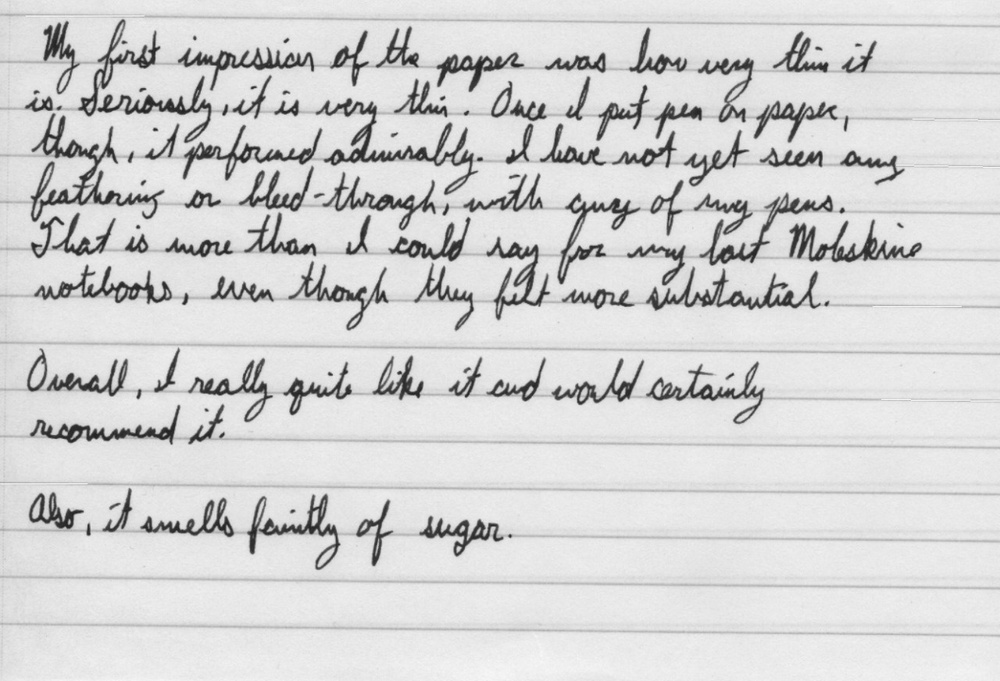
#> input picture ruled_img.jpg, 1000 x 681 px, shrunk from 1280 x 872 before the run, found by its file name
$ python file1.py ruled_img.jpg
#> lines starting #> are read from the running program, lines starting #| are printed output that depends on the picture; after the words box and inside, x2 and y2 are one past the last pixel; in counts of white or black regions, pixels touching at a corner belong together
img=r"C:\Users\Admin\Desktop\ruled_to_unruled\ruled_img.jpg"
import cv2 as cv
import numpy as np
src = cv.imread(img, cv.IMREAD_COLOR)
#> src is the input picture: shape (681, 1000, 3); min 29, max 248, mean 212.1
    # Check if image is loaded fine
if src is None:
    print ('Error opening image: ' + argv[0])
cv.imshow("Ruled", src)
gray = cv.cvtColor(src, cv.COLOR_BGR2GRAY)#rgb to colour image
#cv.imshow("src1", gray)
gray = cv.bitwise_not(gray)#bit reverse(1->0,0->1)
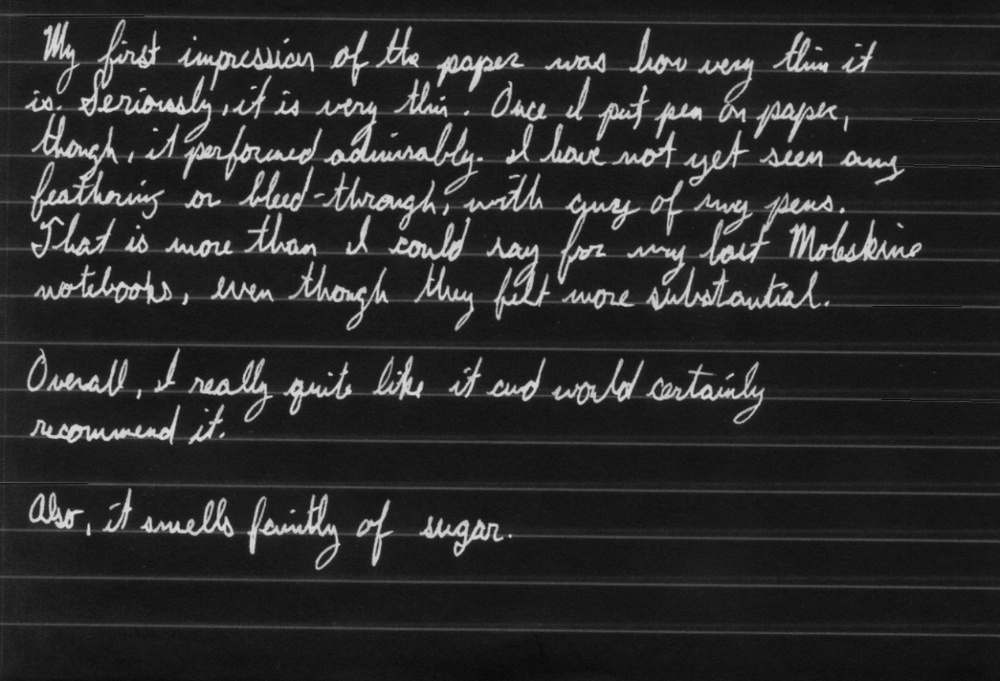
#> gray: shape (681, 1000); min 7, max 226, mean 42.9
#cv.imshow('bw',gray)
bw =cv.threshold(gray, 0, 255, cv.THRESH_BINARY_INV + cv.THRESH_OTSU)[1]
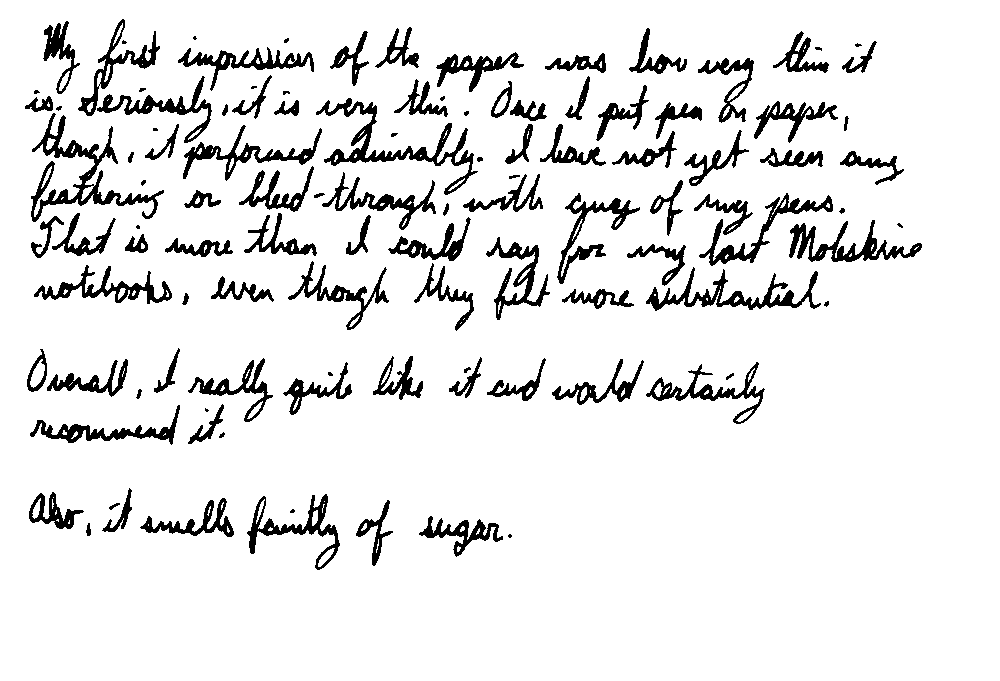
#> bw: shape (681, 1000); 90.9% white; 111 black regions (17 under 20 px), largest, box (x1, y1, x2, y2) and area: (31, 113, 164, 222) 2816, (316, 98, 478, 195) 2502, (646, 267, 821, 311) 1940
#cv.imshow("bw",bw)
horizontal = np.copy(bw)
cols = horizontal.shape[1]
#> cols = 1000
horizontal_size = cols // 50
#> horizontal_size = 20
horizontals = cv.getStructuringElement(cv.MORPH_RECT, (horizontal_size, 1))
#structural elements
detected_lines = cv.morphologyEx(bw, cv.MORPH_OPEN, horizontals, iterations=2)
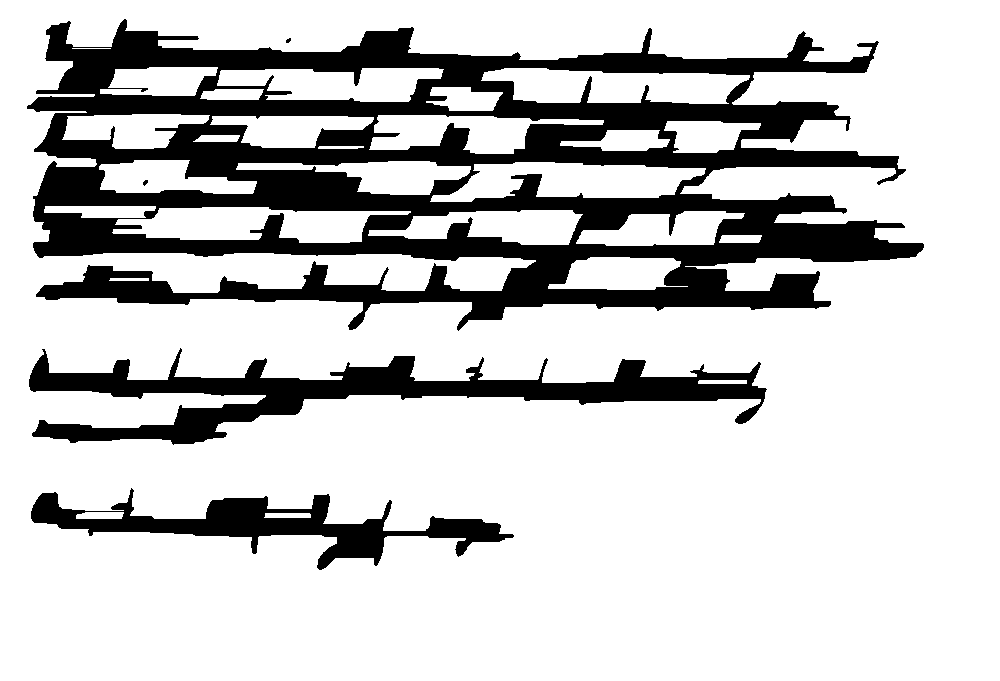
#> detected_lines: shape (681, 1000); 78.5% white; 5 black regions (1 under 20 px)
cnts = cv.findContours(detected_lines, cv.RETR_EXTERNAL, cv.CHAIN_APPROX_SIMPLE)
#> cnts = 1 contour; box (x1, y1, x2, y2) and area: (0, 0, 1000, 681) 679320
cnts = cnts[0] if len(cnts) == 2 else cnts[1]
#> cnts = [[[0, 0], [0, 680], [999, 680], [999, 0]]]
for c in cnts:
    cv.drawContours(bw, [c], -1, (0,0,0), 2)
#> this loop made 1 pass
#> c on pass 1: [[0, 0], [0, 680], [999, 680], [999, 0]]
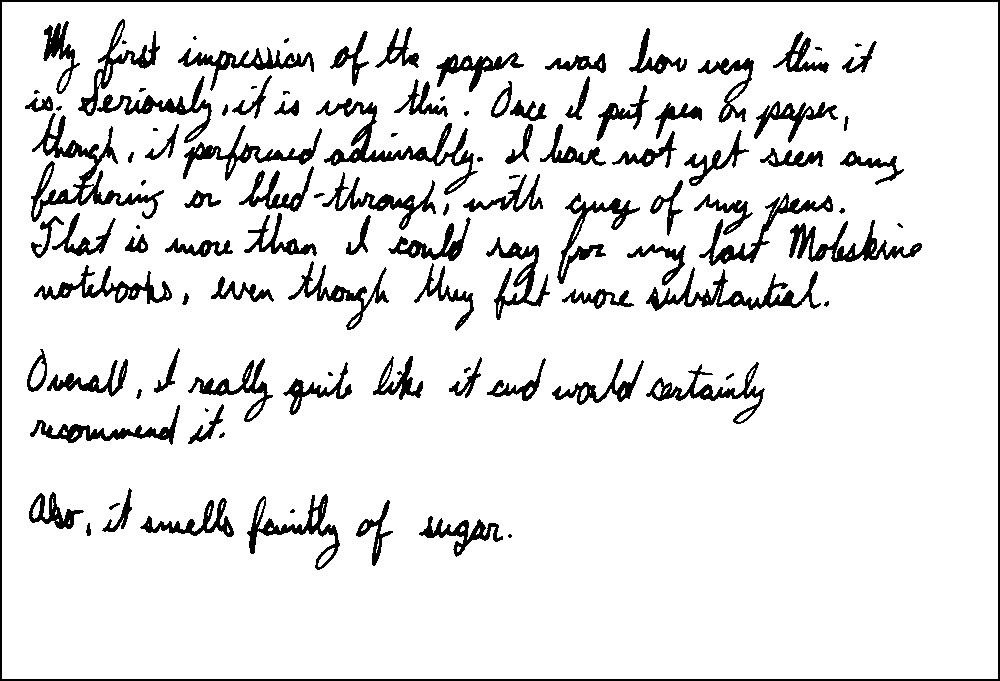
#> bw: shape (681, 1000); 89.9% white; 112 black regions (17 under 20 px), largest, box (x1, y1, x2, y2) and area: (0, 0, 1000, 681) 6708, (31, 113, 164, 222) 2816, (316, 98, 478, 195) 2502
#cv.imshow("horizontal", horizontal)
fin = cv.absdiff(gray,horizontal)
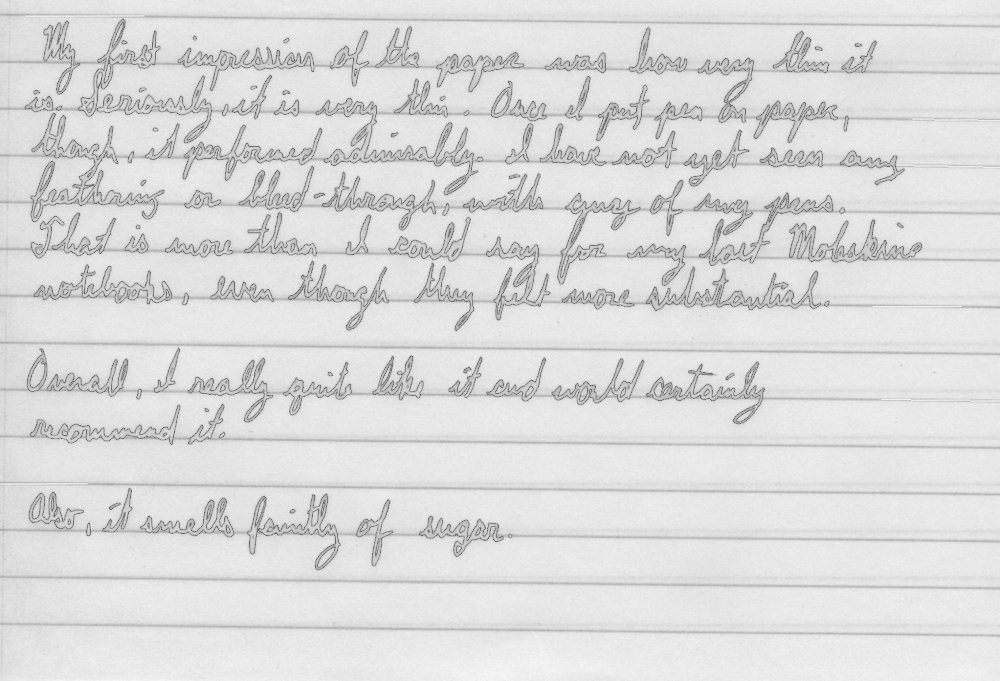
#> fin: shape (681, 1000); min 101, max 248, mean 219.9
#rows = vertical.shape[0]
bw=cv.dilate(bw,np.ones((2,1),np.uint8))
#> bw: shape (681, 1000); 91.3% white; 114 black regions (30 under 20 px), largest, box (x1, y1, x2, y2) and area: (0, 0, 1000, 681) 5712, (31, 114, 164, 222) 2450, (316, 99, 477, 195) 2150
bw = cv.GaussianBlur(bw,(3,3),cv.BORDER_DEFAULT)#image smoothening
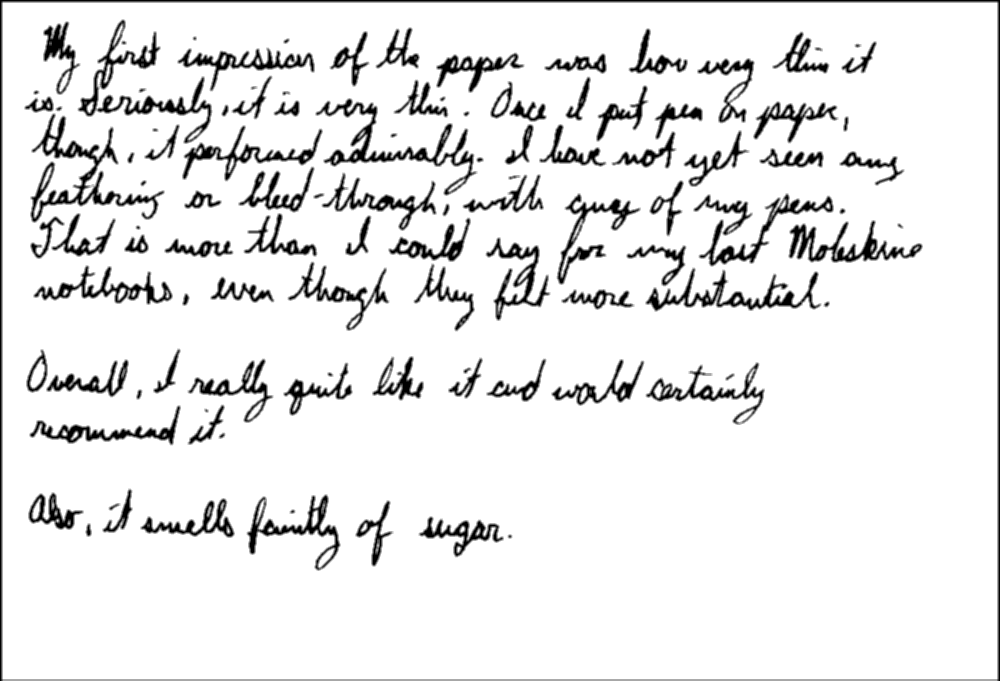
#> bw: shape (681, 1000); min 0, max 255, mean 232.9
cv.imshow("unruled",bw)
cv.imwrite("unruled_img.jpg",bw)
